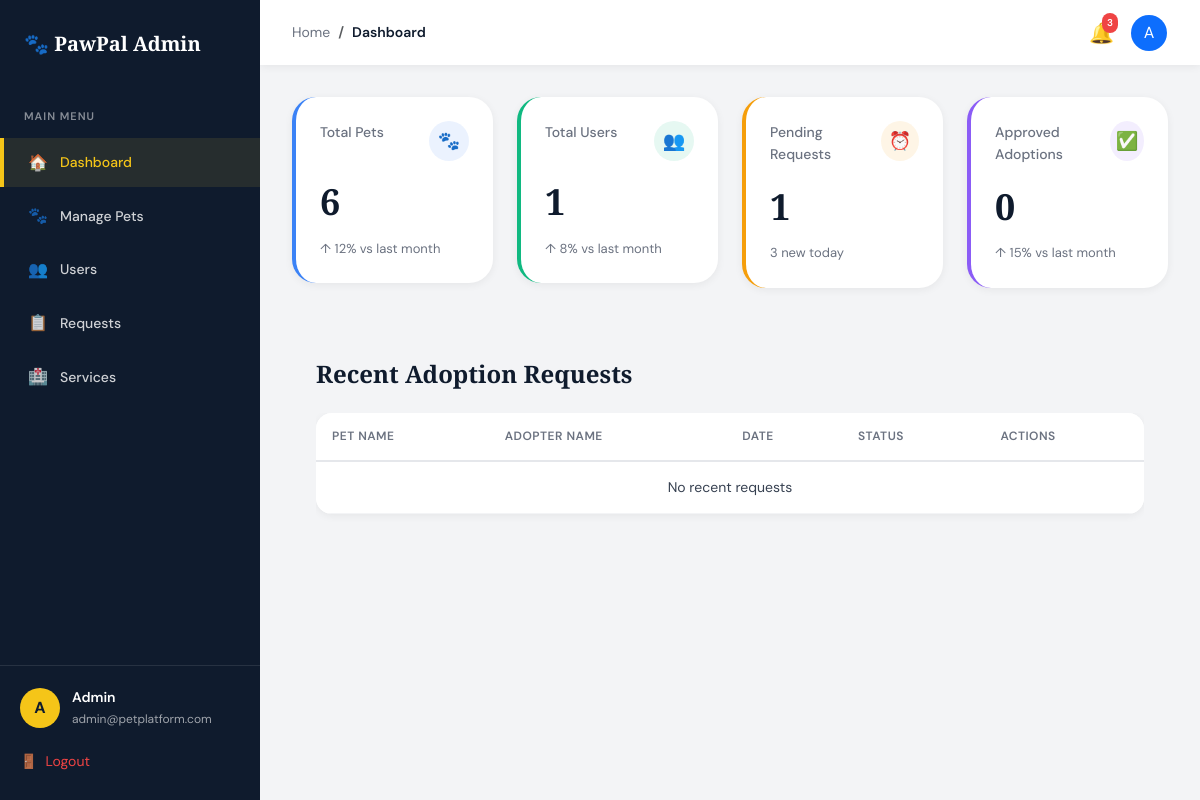
The app's page /admin/dashboard (signed in) with its own data.
### app/models.py (models this page shows, shortened)
class User(UserMixin, db.Model):
    id = db.Column(db.Integer, primary_key=True)
    name = db.Column(db.String(100), nullable=False)
    email = db.Column(db.String(120), unique=True, nullable=False)
    password_hash = db.Column(db.String(200), nullable=False)
    role = db.Column(db.String(20), default='user')
    created_at = db.Column(db.DateTime, default=datetime.utcnow)
    adoption_requests = db.relationship('AdoptionRequest', backref='user', lazy=True)

### app/routes/admin.py (the view)
@admin.route('/dashboard')
@login_required
@admin_required
def dashboard():
    total_pets = Pet.query.count()
    total_users = User.query.filter_by(role='user').count()
    pending_requests = AdoptionRequest.query.filter_by(status='pending').count()
    approved_requests = AdoptionRequest.query.filter_by(status='approved').count()
    return render_template('admin/dashboard.html',
                         total_pets=total_pets,
                         total_users=total_users,
                         pending_requests=pending_requests,
                         approved_requests=approved_requests)

### app/__init__.py (called while the page is built)
@login_manager.user_loader
def load_user(user_id):
    from app.models import User
    return User.query.get(int(user_id))

### app/routes/admin.py (called while the page is built)
def admin_required(f):
    @wraps(f)
    def decorated_function(*args, **kwargs):
        if not current_user.is_authenticated or current_user.role != 'admin':
            flash('Admin access required', 'error')
            return redirect(url_for('auth.login'))
        return f(*args, **kwargs)
    return decorated_function

### app/templates/admin/dashboard.html (shortened to what this page needs)
{% extends "base_admin.html" %}
{% block page_title %}Dashboard{% endblock %}
{% block content %}
<div class="row mb-4">
    <div class="col-md-3 mb-4">
        <div class="stats-card border-blue">
            <div class="stats-header">
                <div class="stats-label">Total Pets</div>
                <div class="stats-icon blue">🐾</div>
            </div>
            <div class="stats-number">{{ total_pets }}</div>
            <div class="stats-trend">↑ 12% vs last month</div>
        </div>
    </div>
    <div class="col-md-3 mb-4">
        <div class="stats-card border-green">
            <div class="stats-header">
                <div class="stats-label">Total Users</div>
                <div class="stats-icon green">👥</div>
            </div>
            <div class="stats-number">{{ total_users }}</div>
            <div class="stats-trend">↑ 8% vs last month</div>
        </div>
    </div>
    <div class="col-md-3 mb-4">
        <div class="stats-card border-yellow">
            <div class="stats-header">
                <div class="stats-label">Pending Requests</div>
                <div class="stats-icon yellow">⏰</div>
            </div>
            <div class="stats-number">{{ pending_requests }}</div>
            <div class="stats-trend">3 new today</div>
        </div>
    </div>
    <div class="col-md-3 mb-4">
        <div class="stats-card border-purple">
            <div class="stats-header">
                <div class="stats-label">Approved Adoptions</div>
                <div class="stats-icon purple">✅</div>
            </div>
            <div class="stats-number">{{ approved_requests }}</div>
            <div class="stats-trend">↑ 15% vs last month</div>
        </div>
    </div>
</div>
<div class="card-custom">
    <div class="card-body p-4">
        <h4 class="fw-bold mb-4">Recent Adoption Requests</h4>
        <div class="table-responsive">
            <table class="table">
                <thead>
                    <tr>
                        <th>Pet Name</th>
                        <th>Adopter Name</th>
                        <th>Date</th>
                        <th>Status</th>
                        <th>Actions</th>
                    </tr>
                </thead>
                <tbody>
                    {% for request in recent_requests %}
                    <tr>
                        <td>
                            <div class="d-flex align-items-center">
                                {% if request.pet.image_url %}
                                <img src="{{ request.pet.image_url }}" alt="{{ request.pet.name }}" class="rounded-circle me-2" style="width: 32px; height: 32px; object-fit: cover;">
                                {% else %}
                                <div class="rounded-circle bg-light me-2 d-flex align-items-center justify-content-center" style="width: 32px; height: 32px;">
                                    <span>🐾</span>
                                </div>
                                {% endif %}
                                {{ request.pet.name }}
                            </div>
                        </td>
                        <td>{{ request.user.name }}</td>
                        <td>{{ request.created_at.strftime('%b %d, %Y') }}</td>
                        <td>
                            {% if request.status == 'pending' %}
                            <span class="badge-pending">Pending</span>
                            {% elif request.status == 'approved' %}
                            <span class="badge-approved">Approved</span>
                            {% elif request.status == 'rejected' %}
                            <span class="badge-rejected">Rejected</span>
                            {% endif %}
                        </td>
                        <td>
                            <div class="d-flex gap-2">
                                {% if request.status == 'pending' %}
                                <a href="{{ url_for('admin.approve_request', request_id=request.id) }}" class="btn btn-sm btn-success-custom">Approve</a>
                                <a href="{{ url_for('admin.reject_request', request_id=request.id) }}" class="btn btn-sm btn-danger-custom">Reject</a>
                                {% else %}
                                <button class="btn btn-sm btn-secondary" disabled>Processed</button>
                                {% endif %}
                            </div>
                        </td>
                    </tr>
                    {% else %}
                    <tr>
                        <td colspan="5" class="text-center text-gray-500">No recent requests</td>
                    </tr>
                    {% endfor %}
                </tbody>
            </table>
        </div>
    </div>
</div>
{% endblock %}

### app/templates/base_admin.html (shortened to what this page needs)
<!DOCTYPE html>
<html lang="en">
<head>
    <link href="https://cdn.jsdelivr.net/npm/bootstrap@5.3.0/dist/css/bootstrap.min.css" rel="stylesheet">
</head>
<body>
    <div class="admin-wrapper">
        <aside class="admin-sidebar" id="adminSidebar">
            <div class="sidebar-logo">🐾 PawPal Admin</div>
            <div class="sidebar-section-label">MAIN MENU</div>
            <ul class="sidebar-nav">
                <li class="sidebar-nav-item">
                    <a href="{{ url_for('admin.dashboard') }}" class="sidebar-nav-link {% if request.endpoint == 'admin.dashboard' %}active{% endif %}">
                        <span class="sidebar-nav-icon">🏠</span>
                        Dashboard
                    </a>
                </li>
                <li class="sidebar-nav-item">
                    <a href="{{ url_for('admin.pets') }}" class="sidebar-nav-link {% if request.endpoint == 'admin.pets' %}active{% endif %}">
                        <span class="sidebar-nav-icon">🐾</span>
                        Manage Pets
                    </a>
                </li>
                <li class="sidebar-nav-item">
                    <a href="{{ url_for('admin.users') }}" class="sidebar-nav-link {% if request.endpoint == 'admin.users' %}active{% endif %}">
                        <span class="sidebar-nav-icon">👥</span>
                        Users
                    </a>
                </li>
                <li class="sidebar-nav-item">
                    <a href="{{ url_for('admin.requests') }}" class="sidebar-nav-link {% if request.endpoint == 'admin.requests' %}active{% endif %}">
                        <span class="sidebar-nav-icon">📋</span>
                        Requests
                    </a>
                </li>
                <li class="sidebar-nav-item">
                    <a href="{{ url_for('admin.services') }}" class="sidebar-nav-link {% if request.endpoint == 'admin.services' %}active{% endif %}">
                        <span class="sidebar-nav-icon">🏥</span>
                        Services
                    </a>
                </li>
            </ul>
            <div class="admin-bottom">
                <div class="admin-profile">
                    <div class="admin-avatar">{{ current_user.name[0].upper() }}</div>
                    <div class="admin-info">
                        <div class="admin-name">{{ current_user.name }}</div>
                        <div class="admin-email">{{ current_user.email }}</div>
                    </div>
                </div>
                <a href="{{ url_for('auth.logout') }}" class="logout-link">
                    <span>🚪</span>
                    <span style="margin-left: 8px;">Logout</span>
                </a>
            </div>
        </aside>
        <div class="admin-main">
            <header class="admin-topbar">
                <nav aria-label="breadcrumb">
                    <ol class="breadcrumb breadcrumb-custom">
                        <li class="breadcrumb-item">Home</li>
                        <li class="breadcrumb-item active">{% block page_title %}Dashboard{% endblock %}</li>
                    </ol>
                </nav>
                <div class="topbar-actions">
                    <div class="notification-bell">
                        🔔
                        <span class="notification-badge">3</span>
                    </div>
                    <div class="dropdown">
                        <button class="btn btn-link text-decoration-none p-0" type="button" data-bs-toggle="dropdown">
                            <div class="rounded-circle bg-primary text-white d-flex align-items-center justify-content-center" style="width: 36px; height: 36px;">
                                {{ current_user.name[0].upper() }}
                            </div>
                        </button>
                    </div>
                </div>
            </header>
            <main class="admin-content">
                {% block content %}{% endblock %}
            </main>
        </div>
    </div>
</body>
</html>

### records on screen
User: name "A", name "Admin", email "admin@petplatform.com"

### other values on screen
{{ total_pets }} "6"
{{ total_users }} "1"
{{ pending_requests }} "1"
{{ approved_requests }} "0"
